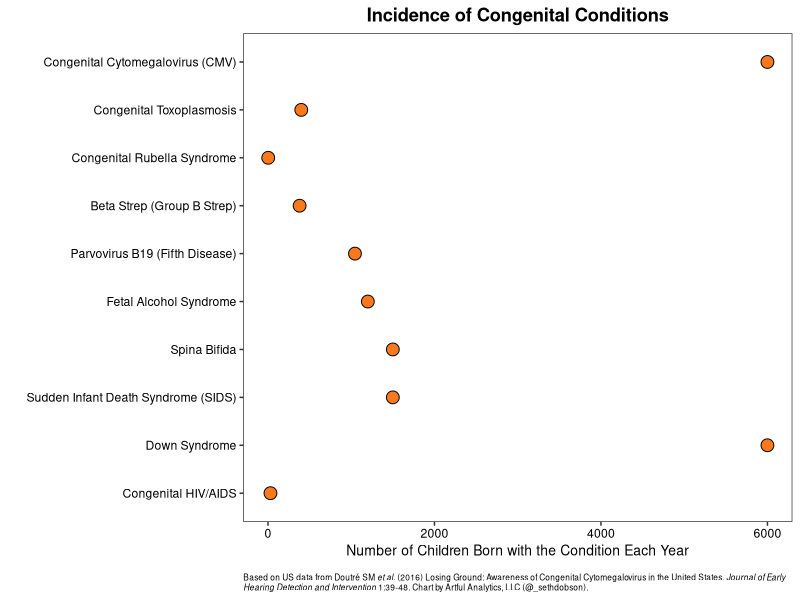

Source code (R): (Note: this script raises an error after producing the figure.)
library(tidyverse)
library(cowplot)
library(ggtext)
# library(magick)

# Get data from Doutre et al.

df <- tribble(
  ~condition, ~awareness, ~frequency,
  "Congenital Cytomegalovirus (CMV)", 6.7, 6000,
  "Congenital Toxoplasmosis", 8.53, 400,
  "Congenital Rubella Syndrome", 13.27, 3,
  "Beta Strep (Group B Strep)", 16.91, 380,
  "Parvovirus B19 (Fifth Disease)", 19.63, 1045,
  "Fetal Alcohol Syndrome", 61.04, 1200,
  "Spina Bifida", 64.54, 1500,
  "Sudden Infant Death Syndrome (SIDS)", 78.7, 1500,
  "Down Syndrome", 85.44, 6000,
  "Congenital HIV/AIDS", 86.33, 30
)

# Get National CMV logo

# logo<-image_read("CMV-Full-Tagline-Logo_Transparent.png")

# Create chart

p <-
  df %>%
  ggplot(aes(x = reorder(condition, desc(awareness)), y = frequency)) +
  # geom_col(fill = "#28C1DB") +
  geom_point(
    # aes(x = condition, y = frequency / 70),
    size = 4,
    pch = 21,
    fill = "#FB791A"
  ) +
  # scale_y_continuous(sec.axis = sec_axis(~ . * 70, name = "Number of Children Born with the Condition Each Year (Dots)")) +
  coord_flip() +
  labs(
    x = "",
    # y = "Percentage of Women Who Have Heard of the Condition (Bars)",
    y = "Number of Children Born with the Condition Each Year",
    # title = "Awareness vs Incidence of Congenital Conditions",
    title = "Incidence of Congenital Conditions",
    caption = "Based on US data from Doutré SM *et al.* (2016) Losing Ground: Awareness of Congenital Cytomegalovirus 
    in the United States. *Journal of Early Hearing Detection and Intervention* 1:39-48. Chart by Artful Analytics, 
    LLC (@_sethdobson)."
  ) +
  theme_bw() +
  theme(
    plot.title = element_markdown(face = "bold", hjust = .5),
    plot.caption = element_textbox_simple(size = 6, margin = margin(10, 0, 0, 0)),
    axis.text = element_text(color = "black"),
    axis.title = element_text(size = 10),
    axis.title.x = element_markdown()
  ) +
  background_grid(major = "none") +
  NULL

# Combine chart with logo

# combo <- ggdraw() +
#   draw_plot(p) +
#   draw_image(
#     logo, 
#     x = .075, 
#     y = .1, 
#     scale = .2, 
#     hjust = .5, 
#     vjust = .5
#   )

# Save combination

ggsave2(
  "images/cmv_awareness-vs-incidence_dots-only.png", 
  # plot = combo,
  plot = p,
  width = 7, 
  height = 4
)
